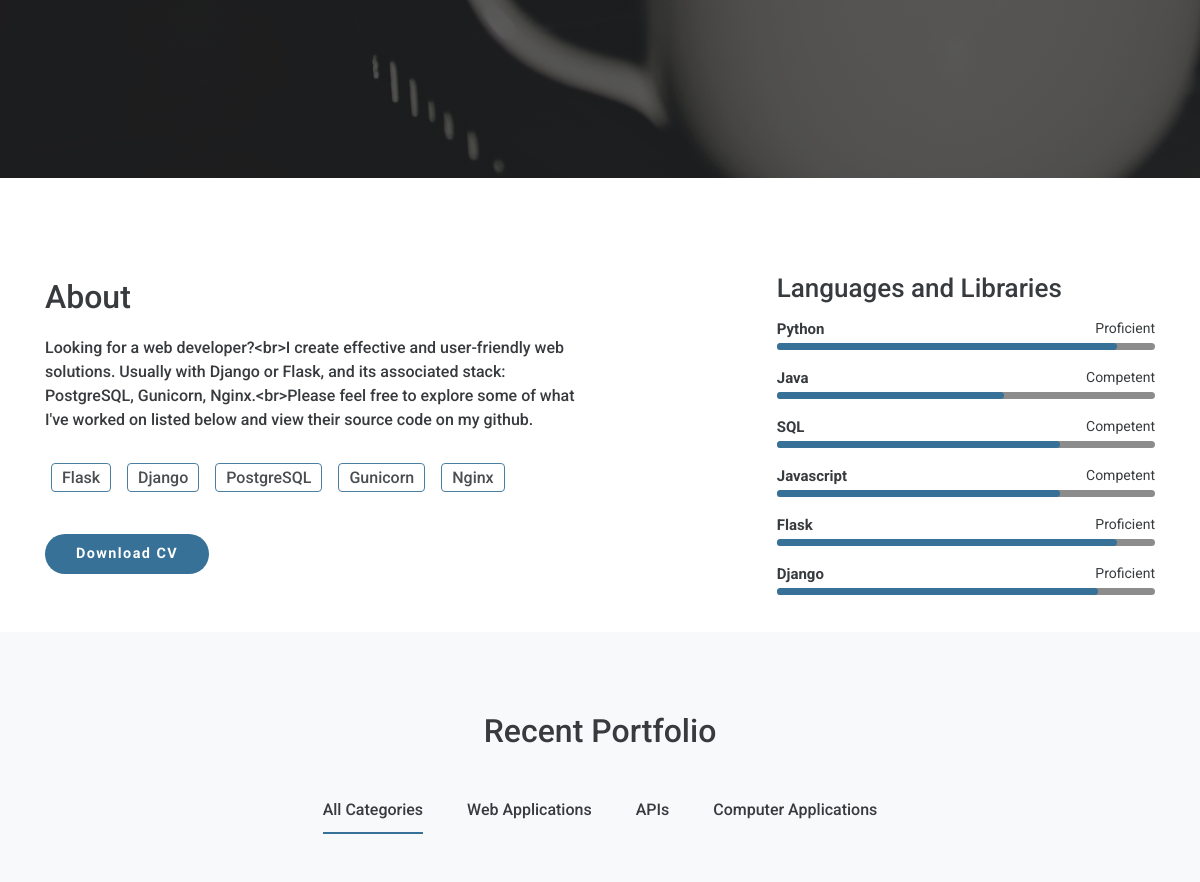
Before: / (middle part) with the older database file.
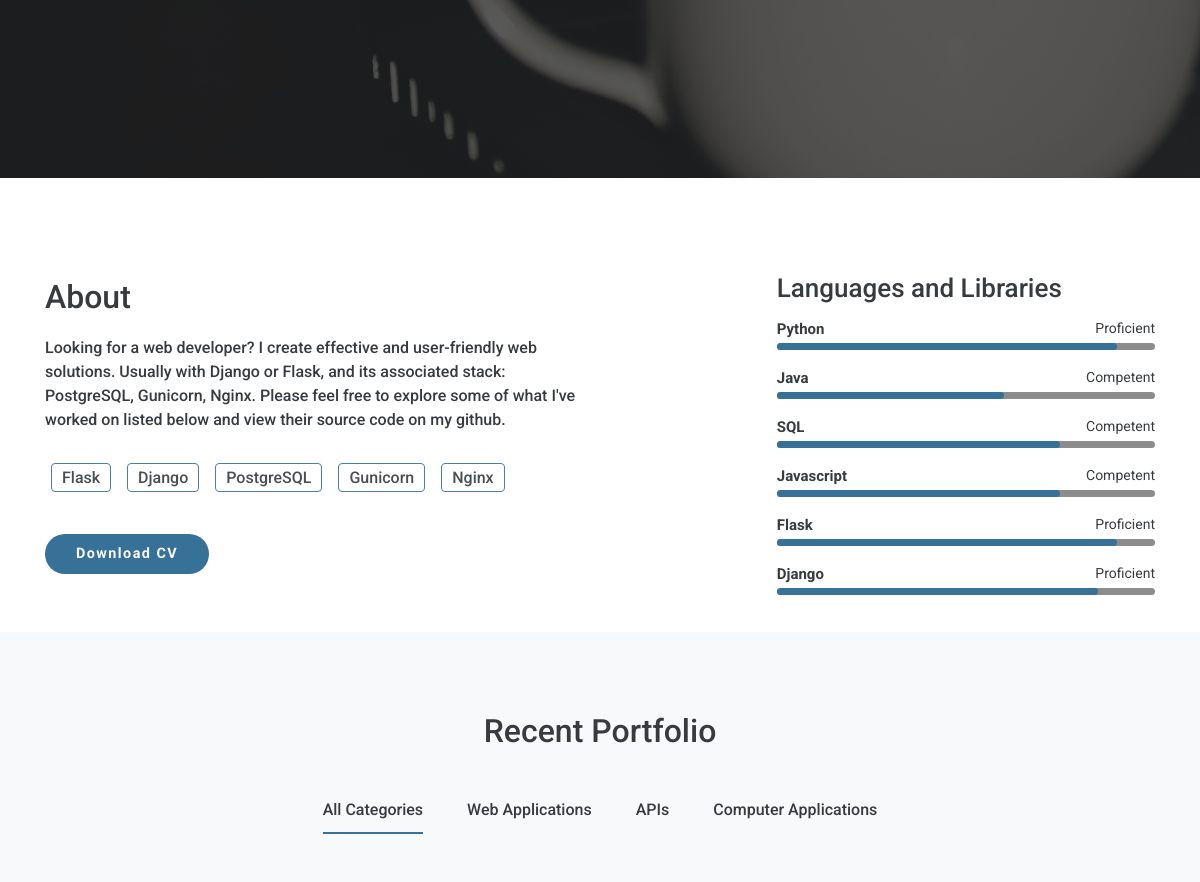
After: the same page with the newer database file.
### onlineportfolio/models.py (models this page shows)
class User(db.Model, UserMixin):
    id = db.Column(db.Integer(), primary_key=True)
    name = db.Column(db.String(30), nullable=False)
    password = db.Column(db.String(60), nullable=False)
    email = db.Column(db.String(120), unique=True, nullable=False)
    phone = db.Column(db.String(12), unique=True, nullable=False)
    profile_photo = db.Column(db.String(20), nullable=True)
    cv_file = db.Column(db.String(20), nullable=True)
    personal_statement = db.Column(db.Text(), nullable=False)

### onlineportfolio/routes.py (the view)
@app.route('/', methods=['POST', 'GET'])
def index():
    developer = User.query.first()
    profile_photo = url_for('static', filename='images/'+developer.profile_photo)
    viewcvform = ViewCVForm()
    skills = Skill.query.all()
    softwareprojects = SoftwareProject.query.all()
    webprojects = WebProject.query.all()
    apiprojects = APIProject.query.all()
    if viewcvform.cvsubmit.data and viewcvform.validate():
        cv = developer.cv_file
        mydirectory = os.path.join(app.root_path, 'static/cv')
        return send_from_directory(directory=mydirectory, filename=cv)
    return render_template("index.html", viewcvform=viewcvform, developer=developer, profile_photo=profile_photo, skills=skills, softwareprojects=softwareprojects, webprojects=webprojects, apiprojects=apiprojects)

### onlineportfolio/forms.py
class ViewCVForm(FlaskForm):
    cvsubmit = SubmitField('Download CV')

### onlineportfolio/templates/index.html (shortened to what this page needs)
{% extends 'base.html' %}
{% block content %}
  <header class="home-header">
    <div class="bg-image">
      <div class="container">
        <div class="row section-separator home-padding">
        </div>
      </div>
    </div>
  </header>
  <section class="about-section" id="about">
    <div class="container">
      <div class="row about-section-separator">
        <div class="col-sm-12 col-md-6 aboutMain">
          <div class="about-inner">
            <h2 class="wow fadeInUp" data-wow-duration="0.8s" data-wow-delay="0.1s">About</h2>
            <p class="wow fadeInUp" data-wow-duration="0.8s" data-wow-delay="0.2s">{{ developer.personal_statement }}</p>
            <div class="about-tag">
              <ul>
                <li><span>Flask</span></li>
                <li><span>Django</span></li>
                <li><span>PostgreSQL</span></li>
                <li><span>Gunicorn</span></li>
                <li><span>Nginx</span></li>
              </ul>
            </div>
            <form class="cvform" method="POST">
              {{ viewcvform.cvsubmit(class="btn btn-fill") }}
            </form>
          </div>
        </div>
        <div class="d-none d-sm-none d-md-block col-md-1"></div>
        <div class="d-none d-sm-none d-md-block col-md-5">
          <div class="languages wow fadeInUp" data-wow-duration="0.8s" data-wow-delay="0.3s">
            <h3>Languages and Libraries</h3>
            <div class="each-lang">
              {% for skill in skills %}
                <div class="lang">
                  <div class="parcial">
                    <div class="info">
                      <div class="name">{{ skill.skill_name }}</div>
                      <div class="percentagem-num">
                        {% if skill.proficiency_level > 75 %}
                          Proficient
                        {% elif skill.proficiency_level > 50 %}
                          Competent
                        {% else %}
                          Learning
                        {% endif %}
                      </div>
                    </div>
                    <div class="progressBar">
                        <div class="percentagem" style="width: {{ skill.proficiency_level }}%;"></div>
                    </div>
                  </div>
                </div>
              {% endfor %}
            </div>
          </div>
        </div>
      </div>
    </div>
  </section>
  <section id="portfolio" class="bg-light">
    <div class="container">
      <div class="row section-separator">
        <div class="text-center">
          <h2>Recent Portfolio</h2>
        </div>
        <div class="col-sm-12">
          <div class="portfolio-nav col-sm-12">
            <ul>
              <li data-filter="*"><span>All Categories</span></li>
              <li data-filter=".web-apps"><span>Web Applications</span></li>
              <li data-filter=".apis"><span>APIs</span></li>
              <li data-filter=".comp-apps"><span>Computer Applications</span></li>
            </ul>
          </div>
        </div>
      </div>
    </div>
  </section>
{% endblock %}

Changed rows visible on the page:
changed User: personal_statement "Looking for a web developer?<br>I create effective and user-friendly web solutions. Usually with Django or Flask, and its associated stack: PostgreSQL, Gunicorn, Nginx.<br>Please feel free to explore…" → "Looking for a web developer? I create effective and user-friendly web solutions. Usually with Django or Flask, and its associated stack: PostgreSQL, Gunicorn, Nginx. Please feel free to explore…"
